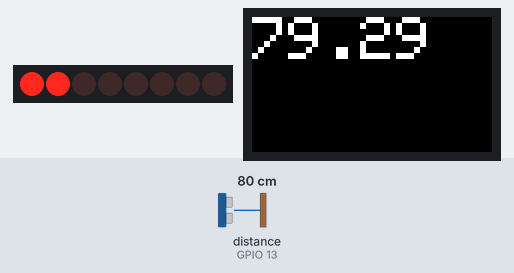
Simulated run of this sketch. Board: ESP32. Shown: 8 shift-register outputs drawn as a row of LEDs (first output left, lit = HIGH), 240×135 colour display. Wiring (inferred from the names in the program): ultrasonic range finder: trigger GPIO 12; echo GPIO 13; shift register (74HC595): data GPIO 22; shift clock GPIO 26; latch GPIO 21. Wiring (inferred from the signals the program sends): row of LEDs: on Q0, Q1, Q2, Q3, Q4, Q5, Q6, Q7. The test bench sets the inputs (shaded band); at power-on: distance to the obstacle (sensor on GPIO 13) 80 cm. The echo pulse lasts 58.3 µs per cm; what the sketch prints to the serial monitor is not drawn.

Above: at 1.8 s.
1.9 s: distance to the obstacle (sensor on GPIO 13) set to 2 cm
At 3.3 s:
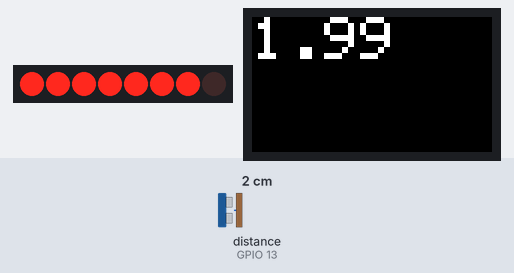
3.6 s: distance to the obstacle (sensor on GPIO 13) set to 35 cm
At 5.0 s:
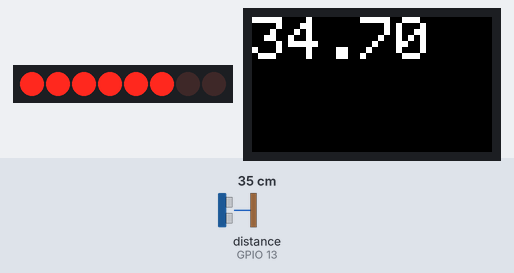
5.3 s: distance to the obstacle (sensor on GPIO 13) set to 60 cm
At 6.5 s:
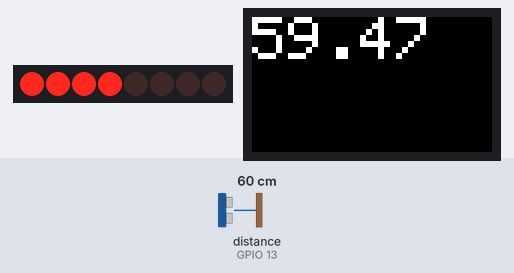
7.1 s: distance to the obstacle (sensor on GPIO 13) set to 120 cm
At 7.9 s:
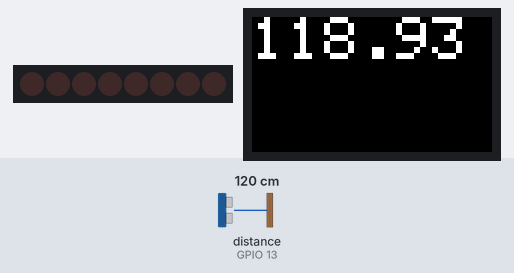
Timing chart, 0 to 10.1 s (numbered marks = the images above; inputs shaded):
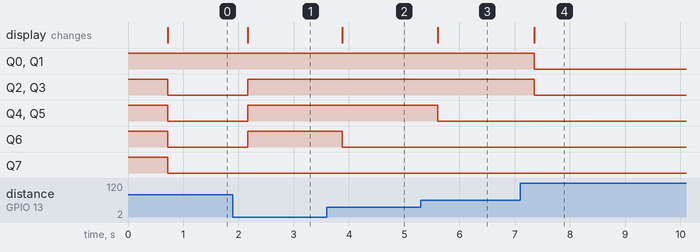

The sketch:

proyecto1.ino
```cpp
//pantalla lcd
#include <Adafruit_GFX.h>
#include <Adafruit_ST7789.h>
#define LCD_WIDTH 135
#define LCD_HEIGHT 240
#define LCD_MOSI 23
#define LCD_SCLK 18
#define LCD_CS 15
#define LCD_DC 2
#define LCD_RST 4
#define LCD_BLK 32
Adafruit_ST7789 lcd = Adafruit_ST7789(LCD_CS, LCD_DC, LCD_RST);

//modulo ultrasonico
const int trigPin = 12;
const int echoPin = 13;
//define sound speed in cm/uS
#define SOUND_SPEED 0.034
#define CM_TO_INCH 0.393701
long duration;
float distanceCm;
float distanceInch;
//escala de medicion para una distancia de 1.0m (100cm) (1 led= 12.5 cm)
float mLED_1 = 12.5;
float mLED_2 = 25;
float mLED_3 = 37.5;
float mLED_4 = 50;
float mLED_5 = 62.5;
float mLED_6 = 75;
float mLED_7 = 87.5;
float mLED_8 = 100;

//for ESP32 Microcontrollers (controlador 595)
int latchPin = 21;
int clockPin = 26;
int dataPin = 22;
byte leds = 0;

void setup() {
  pinMode(latchPin, OUTPUT);
  pinMode(dataPin, OUTPUT);
  pinMode(clockPin, OUTPUT);
  pinMode(trigPin, OUTPUT);  // Sets the trigPin as an Output
  pinMode(echoPin, INPUT);   // Sets the echoPin as an Input
  Serial.begin(115200);
  lcd.init(LCD_WIDTH, LCD_HEIGHT);
  lcd.setRotation(3);
  lcd.fillScreen(ST77XX_BLACK);
  delay(500);
}

void loop() {
  // Clears the trigPin
  digitalWrite(trigPin, LOW);
  delayMicroseconds(2);
  // Sets the trigPin on HIGH state for 10 micro seconds
  digitalWrite(trigPin, HIGH);
  delayMicroseconds(10);
  digitalWrite(trigPin, LOW);

  // Reads the echoPin, returns the sound wave travel time in microseconds
  duration = pulseIn(echoPin, HIGH);

  // Calculate the distance
  distanceCm = duration * SOUND_SPEED / 2;

  // Convert to inches
  distanceInch = distanceCm * CM_TO_INCH;
  /////////////////////////////////////////////////
  lcd.fillScreen(ST77XX_BLACK);
  lcd.setTextSize(6);
  lcd.setCursor(0, 0);  // Establece el cursor al inicio
  Serial.println(distanceCm);
  //lcd.print("distance(cm): ");
  lcd.println(distanceCm);
  leds = 0;

  //condicionales
  if (distanceCm <= mLED_1) {
    leds |= 0b00000001;
  }
  if (distanceCm >= mLED_1) {
    leds |= 0b00000001;
  }
  if (distanceCm >= mLED_2) {

    leds |= 0b00000011;
  }
  if (distanceCm >= mLED_3) {

    leds |= 0b00000111;
  }
  if (distanceCm >= mLED_4) {

    leds |= 0b00001111;
  }
  if (distanceCm >= mLED_5) {

    leds |= 0b00011111;
  }
  if (distanceCm >= mLED_6) {

    leds |= 0b00111111;
  }
  if (distanceCm >= mLED_7) {

    leds |= 0b01111111;
  }
  if (distanceCm == mLED_8) {

    leds |= 0b11111111;
  }
  if (distanceCm > mLED_8) {

    leds |= 0b11111111;
  }
  updateShiftRegister();
  delay(250);
}

void updateShiftRegister() {
  digitalWrite(latchPin, LOW);
  shiftOut(dataPin, clockPin, LSBFIRST, leds);
  digitalWrite(latchPin, HIGH);
}
```

Measured:
- after the input at 1.9 s, the display: changes after 0.27 s (image 1)
- after the input at 3.6 s, the display: changes after 0.28 s (image 2)
- after the input at 5.3 s, Q4, Q5: HIGH → LOW after 0.31 s; the display: changes after 0.31 s (image 3)
- after the input at 7.1 s, Q0–3: HIGH → LOW after 0.25 s; the display: changes after 0.25 s (image 4)
